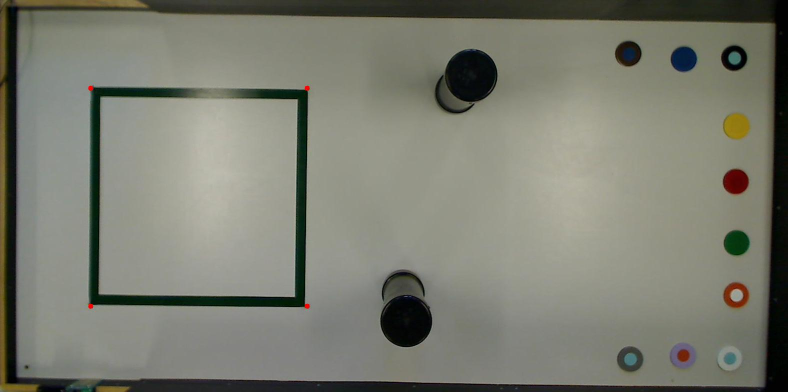
#> input picture img/emlvF.jpg, 1576 x 784 px (shown at 1/2 size)
$ python -i bowling.py   (imports and definitions only)
#> lines starting #> are read from the running program, lines starting #| are printed output that depends on the picture; after the words box and inside, x2 and y2 are one past the last pixel; in counts of white or black regions, pixels touching at a corner belong together
import cv2
import numpy as np
import math

from time import sleep
from typing import Dict

from pysphero.core import Sphero
from pysphero.driving import Direction
from pysphero.driving import TankDriveDirection
from pysphero.driving import DirectionRawMotor
from pysphero.device_api.user_io import Color
from pysphero.device_api.sensor import Attitude
from pysphero.device_api.sensor import CoreTime, Quaternion, Attitude, Accelerometer, Velocity, Speed


### Camera Settings ###
frameWidth = 1280
frameHeight = 720
camBrightness = 150

### Start Capture ###
# [5 lines not run here, left out]

### Perspectve Variables ###
width, height = 8064, 3465

pts1 = np.float32([[133, 55], [1120, 112], [97, 478], [1097, 545]])
pts2 = np.float32([[0, 0], [width, 0], [0, height], [width, height]])
matrix = cv2.getPerspectiveTransform(pts1, pts2)

### Pin Color Data ###
myColors_pins = [[26, 37, 186, 60, 100, 255],  # Green Pin
                 [99, 147, 213, 108, 201, 255],  # Blue pin
                # [85, 75, 165, 125, 230, 255],  # Blue pin
                 [3, 89, 225, 13, 184, 255]]  # orange pin

### Pin Coordinate Array ###
pinCoords = [[0, 0], [0, 0], [0, 0]]

### Sphero Color Data###
myColors_sphero = [[75, 0, 255, 179, 255, 255]]  # test val

### Sphero Coordinate Array ###
roboCoords = [[0, 0]]


# [14 lines left out: function findColor, not called in this run]
    #cv2.imshow("img", mask)


def getContours(img):
    contours, hierarchy = cv2.findContours(img, cv2.RETR_EXTERNAL, cv2.CHAIN_APPROX_NONE)
    x, y, w, h = 0, 0, 0, 0
    for cnt in contours:
        area = cv2.contourArea(cnt)
        if area > 1:
            cv2.drawContours(img, cnt, -1, (255, 0, 0), 3)
            peri = cv2.arcLength(cnt, True)
            approx = cv2.approxPolyDP(cnt, 0.02 * peri, True)
            #print(approx)
            x, y, w, h = cv2.boundingRect(approx)
            #cv2.rectangle(img, (x, y), (w + x, h + y), (0, 255, 0), 2)
            x = x + (w // 2)
            y = y + (h // 2)
        print(x, ",", y, end="\r")
    return x, y, w, h


# [207 lines left out: functions findNextPin, getPinLocation, getSpheroLocation, findangle, main, not called in this run]


# [2 lines not run here, left out]

>>> import cv2
>>> picture = cv2.imread('../img/emlvF.jpg', cv2.IMREAD_GRAYSCALE)
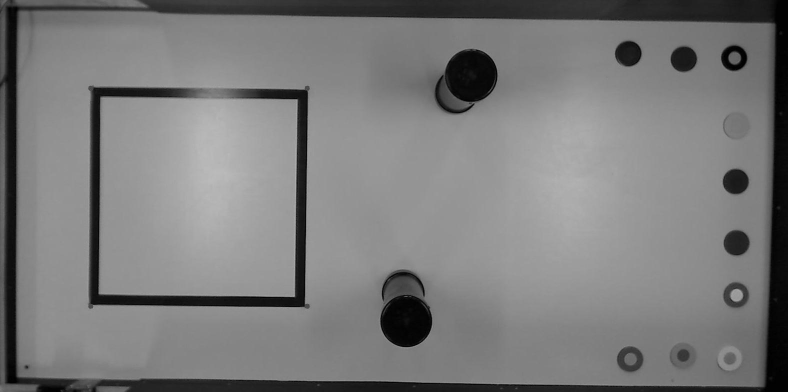
#> picture: shape (784, 1576) (shown at 1/2 size); min 0, max 187, mean 122.9
>>> result = getContours(picture)
#> in getContours, `contours, hierarchy = cv2.findContours(img, cv2.RETR_EXTERNAL, cv2.CHA..`: contours = 1 contour; box (x1, y1, x2, y2) and area: (0, 0, 1576, 784) 1233218
#> the loop in getContours, `for cnt in contours:` made 1 pass
#> (area, peri, approx, x, y, w, h) on pass 1: (1233218, 4719.7, [[0, 0], [0, 783], [1575, 783], [1575, 0]], 788, 392, 1576, 784)
#| 788 , 392
#> after the loop in getContours, `for cnt in contours:`:
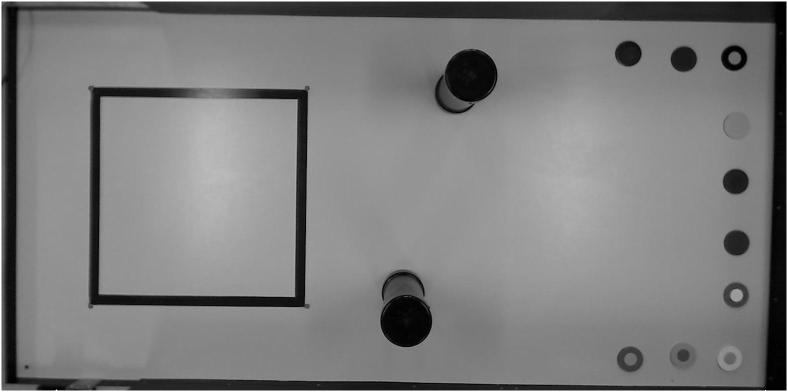
#> img: shape (784, 1576) (shown at 1/2 size); 1.14% of pixels changed, all inside (x1, y1, x2, y2) = (0, 0, 1576, 784)
#> result = (788, 392, 1576, 784)
